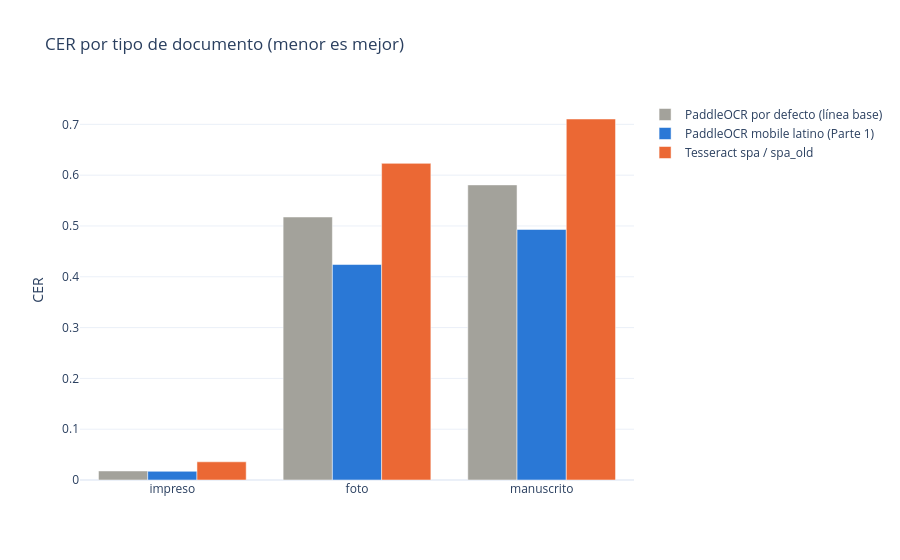

The notebook cell saved with this chart:
### Markdown cell above
## 5. Casos difíciles

**Manuscritos**: se compara el CER de cada tipo de documento (impreso, foto, manuscrito) con cada modelo. El valor de cada tipo suma errores y longitudes de sus documentos.

**Audio con ruido o música**: los clips de la muestra se agrupan por su condición de grabación (ver la sección 1) y se compara el WER de cada grupo con cada modelo.

El bonus opcional de quechua de Huaylas con MMS no se realiza: el corpus no tiene audio en quechua.

### Code cell
# Para qué: caso difícil de documentos; CER por tipo (impreso, foto, manuscrito) con cada modelo, en tabla y gráfico
import plotly.express as px
import plotly.io as pio

pio.renderers.default = "plotly_mimetype+png"  # interactivo en VS Code y PNG en GitHub
# gris = línea base, azul = Parte 1, naranja = modelo de otro proyecto
COLORES_MODELO = dict(zip(list(modelos_ocr) + list(modelos_asr), ["#a3a29b", "#2a78d6", "#eb6834"] * 2))

cer_tipo = pd.DataFrame([{"modelo": nombre, "tipo": t,
                          "CER": jiwer.cer([normalizar(ref_docs[i]) for i in ids],
                                           [normalizar(textos(tabla).get(i, "")) or " " for i in ids])}
                         for nombre, (tabla, _) in modelos_ocr.items()
                         for t, ids in pd.Series(MUESTRA_DOCS).groupby(tipo_doc[MUESTRA_DOCS].values)])
display(cer_tipo.pivot(index="tipo", columns="modelo", values="CER").loc[["impreso", "foto", "manuscrito"], list(modelos_ocr)].round(3))

fig = px.bar(cer_tipo, x="tipo", y="CER", color="modelo", barmode="group", color_discrete_map=COLORES_MODELO,
             category_orders={"tipo": ["impreso", "foto", "manuscrito"], "modelo": list(modelos_ocr)},
             title="CER por tipo de documento (menor es mejor)")
fig.update_layout(template="plotly_white", legend_title_text="", yaxis_title="CER", xaxis_title="")
fig.show()

### Figure 1 — Plotly figure (JSON) as saved in the notebook; plotly's stock layout.template omitted (floating-point values rounded to 4 significant figures)
{"data": [{"alignmentgroup": "True", "hovertemplate": "modelo=PaddleOCR por defecto (línea base)<br>tipo=%{x}<br>CER=%{y}<extra></extra>", "legendgroup": "PaddleOCR por defecto (línea base)", "marker": {"color": "#a3a29b", "pattern": {"shape": ""}}, "name": "PaddleOCR por defecto (línea base)", "offsetgroup": "PaddleOCR por defecto (línea base)", "orientation": "v", "showlegend": true, "textposition": "auto", "type": "bar", "x": ["foto", "impreso", "manuscrito"], "xaxis": "x", "y": [0.5177, 0.0178, 0.5809], "yaxis": "y"}, {"alignmentgroup": "True", "hovertemplate": "modelo=PaddleOCR mobile latino (Parte 1)<br>tipo=%{x}<br>CER=%{y}<extra></extra>", "legendgroup": "PaddleOCR mobile latino (Parte 1)", "marker": {"color": "#2a78d6", "pattern": {"shape": ""}}, "name": "PaddleOCR mobile latino (Parte 1)", "offsetgroup": "PaddleOCR mobile latino (Parte 1)", "orientation": "v", "showlegend": true, "textposition": "auto", "type": "bar", "x": ["foto", "impreso", "manuscrito"], "xaxis": "x", "y": [0.4241, 0.01713, 0.4932], "yaxis": "y"}, {"alignmentgroup": "True", "hovertemplate": "modelo=Tesseract spa / spa_old<br>tipo=%{x}<br>CER=%{y}<extra></extra>", "legendgroup": "Tesseract spa / spa_old", "marker": {"color": "#eb6834", "pattern": {"shape": ""}}, "name": "Tesseract spa / spa_old", "offsetgroup": "Tesseract spa / spa_old", "orientation": "v", "showlegend": true, "textposition": "auto", "type": "bar", "x": ["foto", "impreso", "manuscrito"], "xaxis": "x", "y": [0.6233, 0.03583, 0.7106], "yaxis": "y"}], "layout": {"barmode": "group", "legend": {"title": {"text": ""}, "tracegroupgap": 0}, "title": {"text": "CER por tipo de documento (menor es mejor)"}, "xaxis": {"anchor": "y", "categoryarray": ["impreso", "foto", "manuscrito"], "categoryorder": "array", "domain": [0, 1], "title": {"text": ""}}, "yaxis": {"anchor": "x", "domain": [0, 1], "title": {"text": "CER"}}}}
